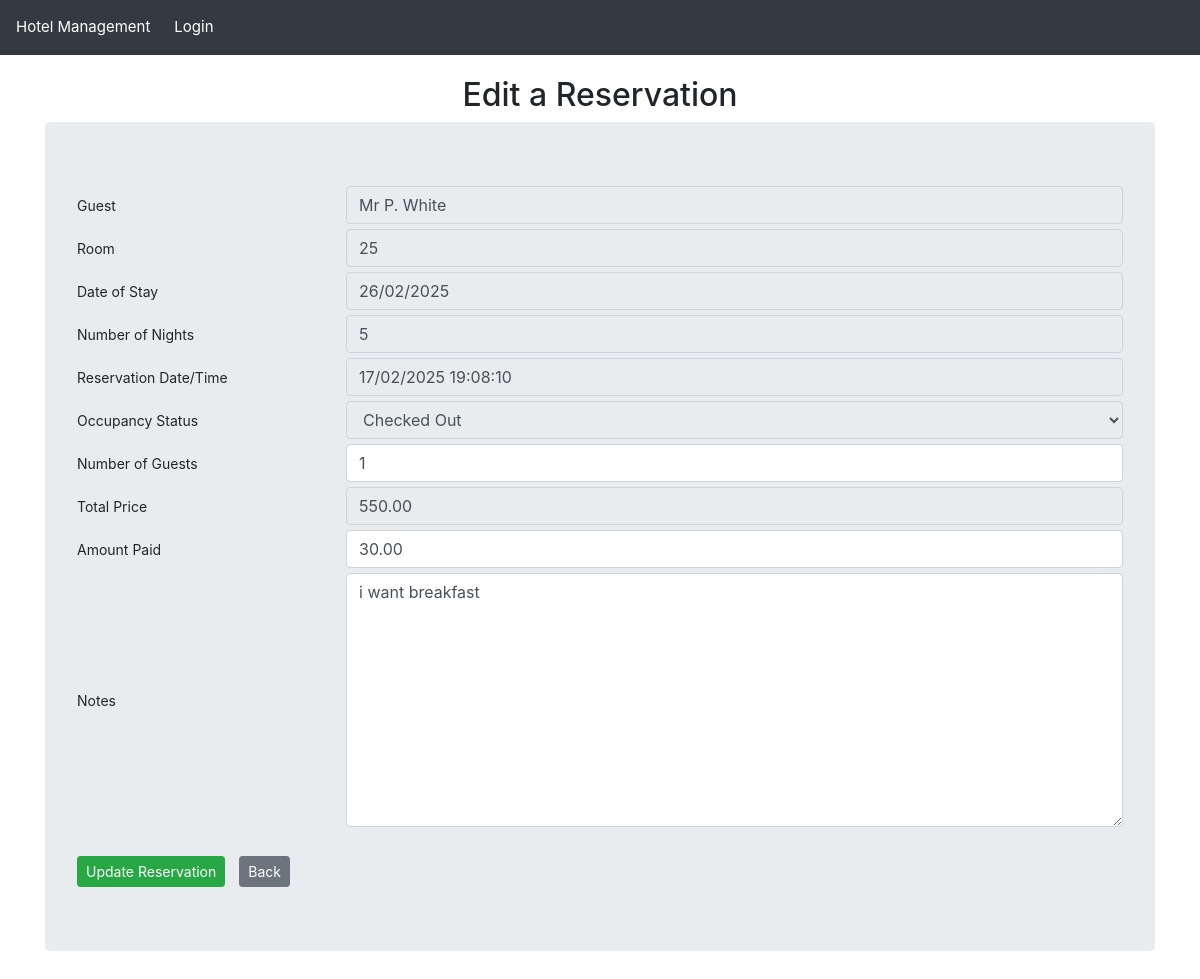
Page /reservation/4/update/ on the committed database.
### hotel_app/models.py (models this page shows, shortened)
class Reservation(models.Model):
    STATUS_CHOICES = [
        ("RE", "Reserved"),
        ("IN", "Checked In"),
        ("OT", "Checked Out"),
    ]
    reservation_id = models.AutoField(primary_key=True)
    guest = models.ForeignKey(Guest, null=True, on_delete=models.SET_NULL, related_name="reservations")
    room_number = models.ForeignKey(Room, null=True, on_delete=models.SET_NULL, related_name="reservations")
    reservation_date_time = models.DateTimeField()
    price = models.DecimalField(max_digits=6, decimal_places=2)
    amount_paid = models.DecimalField(max_digits=6, decimal_places=2)
    number_of_guests = models.PositiveSmallIntegerField()
    start_of_stay = models.DateField()
    length_of_stay = models.PositiveSmallIntegerField()
    end_date = models.DateField(null=True, blank=True) # this will be derived from start_of_stay and length_of_stay during save()
    status_code = models.CharField(max_length=2, choices=STATUS_CHOICES)
    notes = models.TextField(max_length=500, blank=True, null=True)
    def save(self, *args, **kwargs):
        if self.start_of_stay and self.length_of_stay:
            self.end_date = self.start_of_stay + timedelta(days=self.length_of_stay)
        self.full_clean()  # Call full_clean before saving to force validation
        super().save(*args, **kwargs)

### hotel_app/views.py (the view)
# urls.py: path("reservation/<int:reservation_id>/update/", views.reservation_update_view, name="reservation_update"),  # Edit a Reservation
def reservation_update_view(request, reservation_id):
    reservation = Reservation.objects.get(reservation_id=reservation_id)
    guest = reservation.guest
    room = reservation.room_number
    status_code = request.GET.get('status_code')
    if (status_code == "IN"):
        reservation.status_code = "IN"
        title = 'Check-in a Reservation'
        save_button_text = 'Save Check-in'
    elif (status_code == "OT"):
        reservation.status_code = "OT"
        title = 'Check-out a Reservation'
        save_button_text = 'Save Check-out'
    else:
        title = 'Edit a Reservation'
        save_button_text = 'Update Reservation'
    if request.method == 'POST':
        print(request.POST)
        form = ReservationForm(request.POST, instance=reservation)
        if form.is_valid():
            form.save()
            return redirect('reservation_list')
        else:
            logger.info(f"Reservation form is not valid when edited")
    else:
        form = ReservationForm( instance=reservation)
    context = {
        'form': form,
        'title':title,
        'save_button_text':save_button_text,
    }
    return render(request, 'reservation_form.html', context)

### hotel_app/models.py (called while the page is built)
    @property
    def display_name(self):
        return f"{self.title} {self.first_name[0]}. {self.last_name}"

    def __str__(self):
        return f"{self.room_number}"

### hotel_app/templates/reservation_form.html (shortened to what this page needs)
{% extends "base.html" %}
{% block content %}
<h2 class="text-center">{{ title }}</h2>
<form method="POST" class="jumbotron">
    {% for field in form  %}
        <div class="form-group row">
            <label for="{{ field.id_for_label }}" class="col-md-3 col-form-label text-left">{{ field.label }}</label>
            <div class="col-md-9">{{ field }}</div>
        </div>
    {% endfor %}
    <div class="button-group">
        <button class="btn btn-success btn-sm mt-4" type="submit">{{ save_button_text }}</button>
        <button type="button" class="btn btn-secondary btn-sm mt-4" onclick="history.back()">Back</button>
    </div>
</form>
{% endblock %}

### static/css/styles.css (style rules this page uses)
body { padding-top: 56px; font-size: 14px; }
.form-group { display: flex; align-items: center; margin-bottom: 5px; }
.button-group a, button { margin-right: 10px; }

### rows in the picture
Reservation: form "26/02/2025" "5" "17/02/2025 19:08:10" "Checked Out" "1" "550.00" "30.00" "i want breakfast"

### other values in the picture
{{ title }} "Edit a Reservation"
{{ field.label }} "Guest" "Room" "Date of Stay" "Number of Nights" "Reservation Date/Time" "Occupancy Status" "Number of Guests" "Total Price" "Amount Paid" "Notes"
{{ save_button_text }} "Update Reservation"
